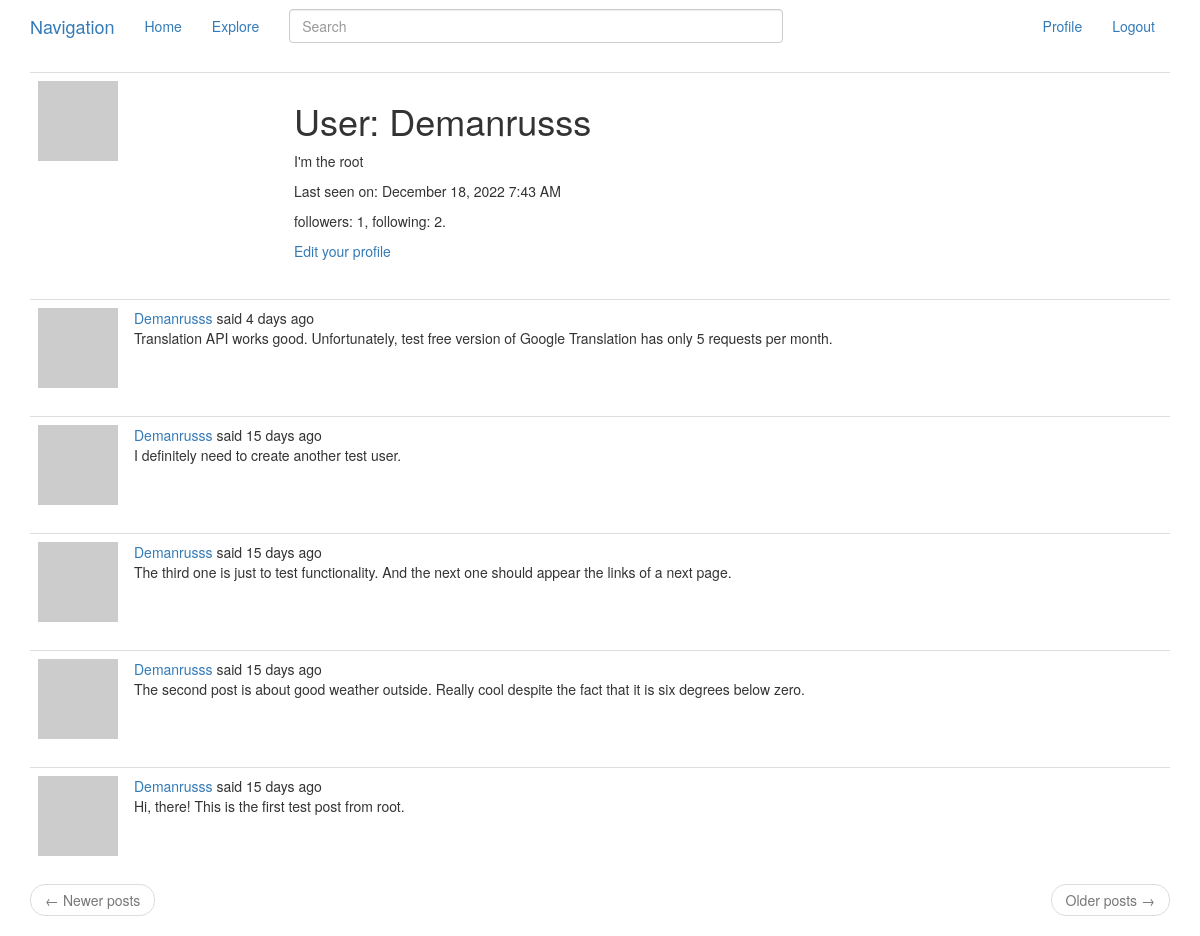
Screenshot of /user/Demanrusss (signed in) with the database file from the repository.
### app/models.py (models this page shows, shortened)
class User(UserMixin, db.Model):
    id = db.Column(db.Integer, primary_key = True)
    username = db.Column(db.String(64), index = True, unique = True)
    email = db.Column(db.String(120), index = True, unique = True)
    password_hash = db.Column(db.String(128))
    posts = db.relationship('Post', backref = 'author', lazy = 'dynamic')
    about_me = db.Column(db.String(140))
    last_seen = db.Column(db.DateTime, default = datetime.utcnow)
    followed = db.relationship('User',
                               secondary = followers,
                               primaryjoin = (followers.c.follower_id == id),
                               secondaryjoin = (followers.c.followed_id == id),
                               backref = db.backref('followers', lazy = 'dynamic'),
                               lazy = 'dynamic')
    def avatar(self, size):
        digest = md5(self.email.lower().encode('utf-8')).hexdigest()
        return 'https://www.gravatar.com/avatar/{}?d=robohash&s={}'.format(digest, size)

class SearchableMixin(object):
    @classmethod
    def before_commit(cls, session):
        session._changes = {
            'add': list(session.new),
            'update': list(session.dirty),
            'delete': list(session.deleted)
        }
    @classmethod
    def after_commit(cls, session):
        for obj in session._changes['add']:
            if isinstance(obj, SearchableMixin):
                add_to_index(obj.__tablename__, obj)
        for obj in session._changes['update']:
            if isinstance(obj, SearchableMixin):
                add_to_index(obj.__tablename__, obj)
        for obj in session._changes['delete']:
            if isinstance(obj, SearchableMixin):
                remove_from_index(obj.__tablename__, obj)
        session._changes = None

class Post(SearchableMixin, db.Model):
    __searchable__ = ['body']
    id = db.Column(db.Integer, primary_key = True)
    body = db.Column(db.String(500))
    timestamp = db.Column(db.DateTime, index = True, default = datetime.utcnow)
    user_id = db.Column(db.Integer, db.ForeignKey('user.id'))
    language = db.Column(db.String(8))

### app/routes.py (the view)
@app.route('/user/<username>')
@login_required
def user(username):
    user = User.query.filter_by(username = username).first_or_404()
    page = request.args.get('page', 1, type = int)
    posts = user.posts.order_by(Post.timestamp.desc())\
        .paginate(page = page, per_page = app.config['POSTS_PER_PAGE'], error_out = False)
    next_page = url_for('user', username = user.username, page = posts.next_num) \
        if posts.has_next else None
    prev_page = url_for('user', username = user.username, page = posts.prev_num) \
        if posts.has_prev else None
    form = EmptyForm()
    return render_template('user.html', user = user, posts = posts.items,
                           next_page = next_page, prev_page = prev_page, form = form)

### app/forms.py
class SearchForm(FlaskForm):
    q = StringField(_babel('Search'), validators = [DataRequired()])
    def __init__(self, *args, **kwargs):
        if 'formdata' not in kwargs:
            kwargs['formdata'] = request.args
        if 'csrf_enabled' not in kwargs:
            kwargs['csrf_enabled'] = False
        super(SearchForm, self).__init__(*args, **kwargs)

class EmptyForm(FlaskForm):
    submit = SubmitField('Submit')

### app/models.py (called while the page is built)
@login.user_loader
def load_user(id):
    return User.query.get(int(id))

### app/routes.py (called while the page is built)
@app.before_request
def before_request():
    if current_user.is_authenticated:
        current_user.last_seen = datetime.utcnow()
        db.session.commit()
        g.search_form = SearchForm()
    g.locale = str(get_locale())

### app/templates/user.html
{% extends "_layout.html" %}
{% block app_content %}
    <table class="table table-hover">
        <tr>
            <td width="256px">
                <img src="{{ user.avatar(256) }}">
            </td>
            <td>
                <h1>{{ _('User') }}: {{ user.username }}</h1>
                {% if user.about_me %}
                <p>{{ user.about_me }}</p>
                {% endif %}
                {% if user.last_seen %}
                <p>{{ _('Last seen on') }}: {{ moment(user.last_seen).format('LLL') }}</p>
                {% endif %}
                <p>
                    {{ _('followers') }}: {{ user.followers.count() }}, {{ _('following') }}: {{ user.followed.count() }}.
                </p>
                {% if user == current_user %}
                <p>
                    <a href="{{ url_for('edit_profile') }}">{{ _('Edit your profile') }}</a>
                </p>
                {% elif not current_user.is_following(user) %}
                <form action="{{ url_for('follow', username = user.username) }}" method="post">
                    {{ form.hidden_tag() }}
                    {{ form.submit(value = _('Follow'), class_ = 'btn btn-default') }}
                </form>
                {% else %}
                <form action="{{ url_for('unfollow', username = user.username) }}" method="post">
                    {{ form.hidden_tag() }}
                    {{ form.submit(value = _('Unfollow'), class_ = 'btn btn-default') }}
                </form>
                {% endif %}
            </td>
        </tr>
    </table>
    {% for post in posts %}
        {% include '_post.html' %}
    {% endfor %}
    <nav aria-label="...">
        <ul class="pager">
            <li class="previous{% if not prev_url %} disabled{% endif %}">
                <a href="{{ prev_url or '#' }}">
                    <span aria-hidden="true">&larr;</span> {{ _('Newer posts') }}
                </a>
            </li>
            <li class="next{% if not next_url %} disabled{% endif %}">
                <a href="{{ next_url or '#' }}">
                    {{ _('Older posts') }} <span aria-hidden="true">&rarr;</span>
                </a>
            </li>
        </ul>
    </nav>
{% endblock %}

### app/templates/_post.html (shortened to what this page needs)
<table class="table table-hover">
    <tr>
        <td width="70px">
            <a href="{{ url_for('user', username = post.author.username) }}">
                <img src="{{ post.author.avatar(70) }}" />
            </a>
        </td>
        <td>
            {{ _('%(username)s said %(when)s', username = link_of_user, when = moment(post.timestamp).fromNow()) }}
            <br>
            <span id="post{{ post.id }}">
                {{ post.body }}
            </span>
        </td>
    </tr>
</table>

### rows the page displays
User: username "Demanrusss", about_me "I'm the root", last_seen "December 18, 2022 7:43 AM"
Post: body "Translation API works good. Unfortunately, test free version of Google Translation has only 5 requests per month."
Post: body "I definitely need to create another test user."
Post: body "The third one is just to test functionality. And the next one should appear the links of a next page."
Post: body "The second post is about good weather outside. Really cool despite the fact that it is six degrees below zero."
Post: body "Hi, there! This is the first test post from root."

### other values shown
{{ user.followers.count() }} "1"
{{ user.followed.count() }} "2"
